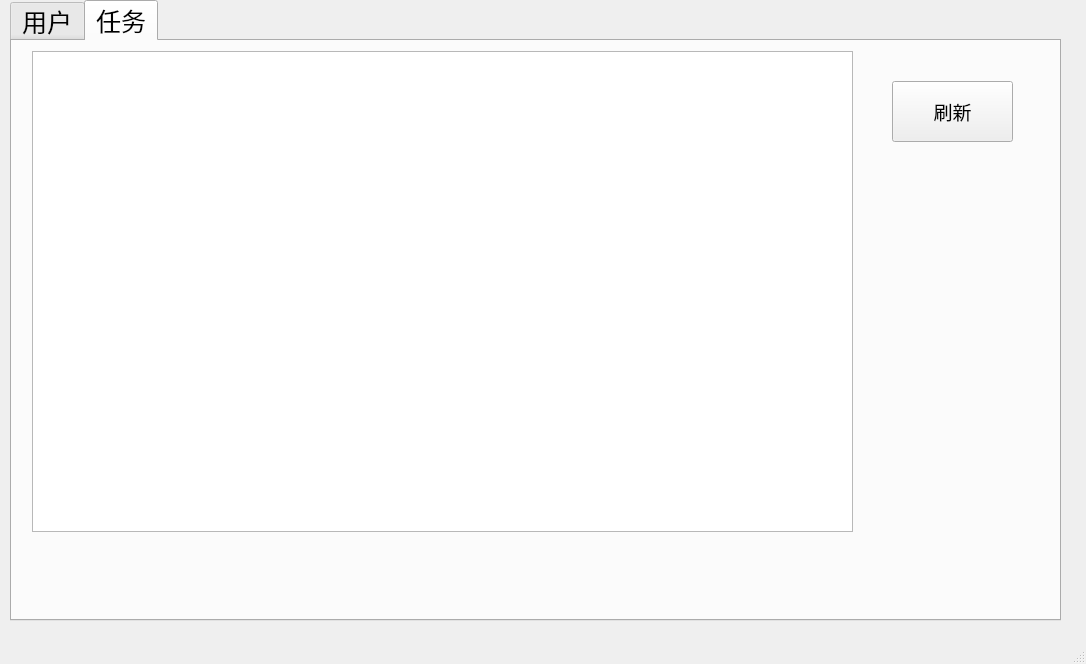
<?xml version="1.0" encoding="UTF-8"?>
<ui version="4.0">
 <class>adminwindow</class>
 <widget class="QMainWindow" name="adminwindow">
  <property name="geometry">
   <rect>
    <x>0</x>
    <y>0</y>
    <width>1086</width>
    <height>664</height>
   </rect>
  </property>
  <property name="windowTitle">
   <string>管理员界面</string>
  </property>
  <widget class="QWidget" name="centralwidget">
   <widget class="QTabWidget" name="tabWidget">
    <property name="geometry">
     <rect>
      <x>10</x>
      <y>0</y>
      <width>1051</width>
      <height>621</height>
     </rect>
    </property>
    <property name="font">
     <font>
      <pointsize>19</pointsize>
     </font>
    </property>
    <property name="currentIndex">
     <number>1</number>
    </property>
    <widget class="QWidget" name="tab">
     <attribute name="title">
      <string>用户</string>
     </attribute>
     <widget class="QTableWidget" name="twUser">
      <property name="geometry">
       <rect>
        <x>20</x>
        <y>20</y>
        <width>831</width>
        <height>491</height>
       </rect>
      </property>
     </widget>
     <widget class="QPushButton" name="bSetpoint">
      <property name="geometry">
       <rect>
        <x>890</x>
        <y>30</y>
        <width>121</width>
        <height>61</height>
       </rect>
      </property>
      <property name="font">
       <font>
        <pointsize>14</pointsize>
       </font>
      </property>
      <property name="text">
       <string>设置积分</string>
      </property>
     </widget>
     <widget class="QPushButton" name="bRefresh">
      <property name="geometry">
       <rect>
        <x>890</x>
        <y>120</y>
        <width>121</width>
        <height>61</height>
       </rect>
      </property>
      <property name="font">
       <font>
        <pointsize>14</pointsize>
       </font>
      </property>
      <property name="text">
       <string>刷新</string>
      </property>
     </widget>
    </widget>
    <widget class="QWidget" name="tab_2">
     <attribute name="title">
      <string>任务</string>
     </attribute>
     <widget class="QTableWidget" name="twTask">
      <property name="geometry">
       <rect>
        <x>20</x>
        <y>10</y>
        <width>821</width>
        <height>481</height>
       </rect>
      </property>
     </widget>
     <widget class="QPushButton" name="bRefreshTask">
      <property name="geometry">
       <rect>
        <x>880</x>
        <y>40</y>
        <width>121</width>
        <height>61</height>
       </rect>
      </property>
      <property name="sizePolicy">
       <sizepolicy hsizetype="Fixed" vsizetype="Fixed">
        <horstretch>0</horstretch>
        <verstretch>0</verstretch>
       </sizepolicy>
      </property>
      <property name="font">
       <font>
        <pointsize>14</pointsize>
       </font>
      </property>
      <property name="text">
       <string>刷新</string>
      </property>
     </widget>
    </widget>
   </widget>
  </widget>
  <widget class="QMenuBar" name="menubar">
   <property name="geometry">
    <rect>
     <x>0</x>
     <y>0</y>
     <width>1086</width>
     <height>26</height>
    </rect>
   </property>
  </widget>
  <widget class="QStatusBar" name="statusbar"/>
 </widget>
 <resources/>
 <connections/>
</ui>
